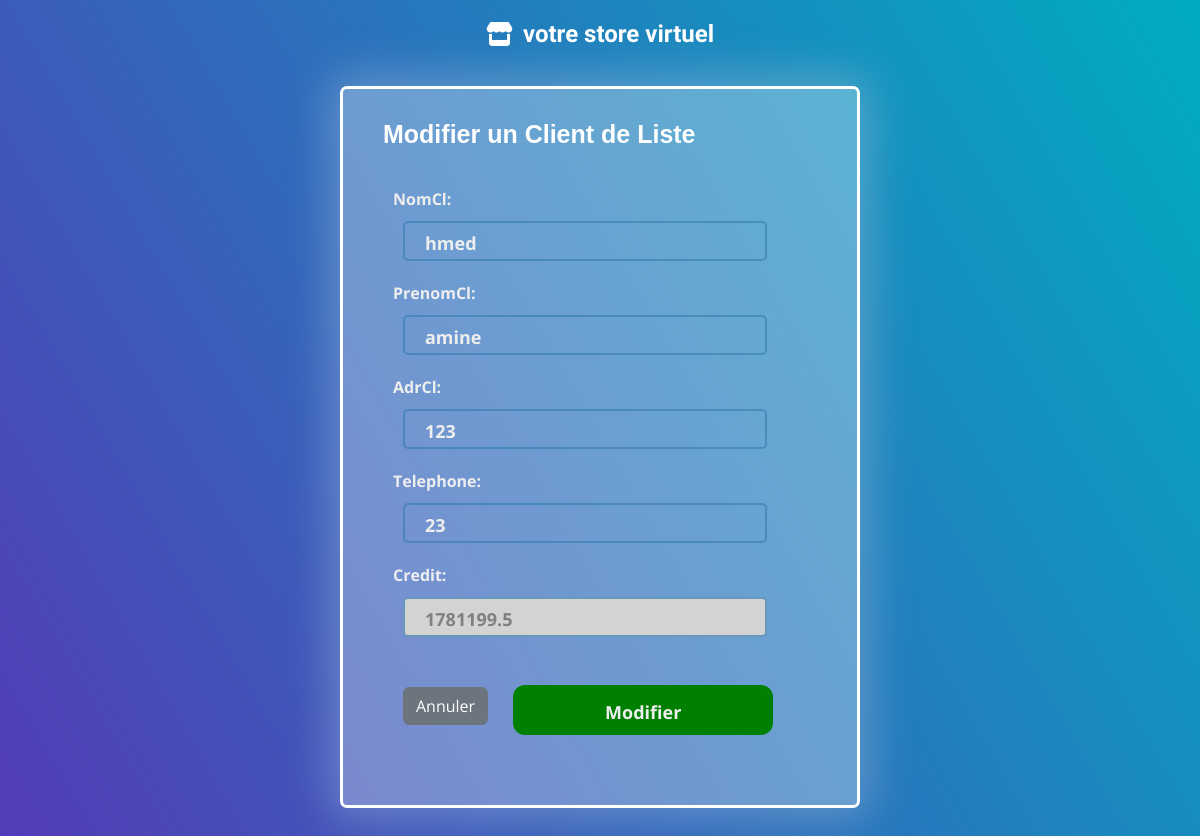
Page /modifier_client/2 on the committed database.
### magasinier/models.py (models this page shows, shortened)
class Client(models.Model):
    nomCl = models.CharField(max_length=50,unique=True)
    prenomCl = models.CharField(max_length=50)
    adrCl = models.CharField(max_length=50)
    telephone = models.BigIntegerField()
    credit = models.FloatField(max_length=10, default=0)
    somme_paye= models.FloatField(max_length=10, default=0)

### magasinier/views.py (the view)
# urls.py: path('modifier_client/<int:client_id>',views.modifier_client,name='modifier_client'),
def modifier_client(request, client_id):
    mssg=""
    cmd=Client.objects.get(id=client_id)
    if request.method == 'POST':
        form = ClientForm(request.POST, instance=cmd)
        form.fields.pop('credit')
        if form.is_valid():
            form.save()
            return redirect('list_client')
        else:
            mssg = "Veuillez corriger les erreurs dans le formulaire."
    else:
         form = ClientForm(instance=cmd)
         form.fields['credit'].widget.attrs['disabled'] = 'disabled'
         mssg = "Veuillez remplir tous les champs."
    return render(request, "modifier_client.html", {"form": form, "message": mssg})

### magasinier/forms.py
class ClientForm(forms.ModelForm):
    class Meta :
        model = Client
        exclude = ['somme_paye','Centre']

### magasinier/templates/modifier_client.html (shortened to what this page needs)
<!DOCTYPE html>
<html lang="en">
    {% load static %}
<head>
    <link rel="stylesheet" type="text/css" href="{% static 'css/bootstrap.min.css' %}">
    <link rel="stylesheet" type="text/css" href="{% static 'css/form.css' %}">
    <link href="{% static 'fontawesomefree/css/all.min.css' %}" rel="stylesheet" type="text/css">
</head>
<body class="p-3">
    <a href="{% url 'magazinier' %}" style="all: unset" class="title"><div class="logo"  onmouseover="this.style.backgroundColor='rgba(255, 255, 255, 0.39)';"onmouseout="this.style.backgroundColor='transparent'; " style=" position: absolute;
        top: 0;
        left: 50%;
        transform: translateX(-50%);
        cursor: pointer;
        text-wrap: nowrap;
        display: flex;
        align-items: center;
        justify-content: center;
        padding: 6px;
        font-family: 'Bubblegum Sans', sans-serif;
        color: rgb(255, 255, 255);
        font-size: 1.5rem;
        background-color: transparent;
        border-radius: 30px;
        transition: 0.8s;
        width: 20%;
        margin-top: 10px;"><i class="fa-solid fa-store" style="font-size: 1.5rem;color: white;
        margin-right: 10px;"></i>votre store virtuel</div></a>
    <div class="container">
    <h4>Modifier un Client de Liste</h4>
<form method="POST">
{{ form.as_p}}
<a href=" {% url 'list_client' %}" class="btn btn-secondary" style="position: relative; top: 30px; left: 20px;">Annuler</a>
<input type="submit" value="Modifier" class="submit" style="
    background-color: green;
    border-radius: 12px;
    border: 2px solid green;
    box-sizing: border-box;
    color: #eee;
    cursor: pointer;
    font-size: 18px;
    height: 50px;
    margin-left: 130px;
    position: relative; bottom: 20px;
    outline: 0;
    text-align: center;
    width: 60%;
    transition: background-color 0.3s ease, color 0.3s ease, border-color 0.3s ease;
  ">
</form>
</div>
</body>
</html>

### magasinier/static/css/form.css (style rules this page uses)
* { margin: 0; padding: 0; color: #303245; font-family: 'Open Sans', sans-serif; font-weight: bold; }
body { align-items: center; background: linear-gradient(60deg, rgba(84, 58, 183, 1) 0%, rgba(0, 172, 193, 1) 100%); display: flex; justify-content: center; min-height: 100vh; margin: 0; }
form { background-color: transparent; border-radius: 20px; box-sizing: border-box; padding: 20px; }
.title { color: rgb(45, 102, 144); font-family: sans-serif; font-size: 36px; font-weight: 600; margin-top: 30px; display: block; }
h4 { color: rgb(255, 255, 255); font-family: sans-serif; font-size: 25px; font-weight: 600; margin-top: 10px; margin-left: 20px; }
input, select { background-color: transparent; border: 2px rgba(63, 130, 179, 0.725) solid; border-radius: 5px; box-sizing: border-box; color: #eee; font-size: 18px; height: 40px; outline: 0; padding: 4px 20px 0; width: calc(100% - 50px); margin: 10px; transition: background-color 0.3s ease; }
label { color: #eee; }
.submit { background-color: green; border-radius: 12px; border: 2px solid green; box-sizing: border-box; color: #eee; cursor: pointer; font-size: 18px; height: 50px; margin: 10px; outline: 0; text-align: center; width: calc(100% - 80px); transition: background-color 0.3s ease, color 0.3s ease, border-color 0.3s ease; }
p { color: #303245; margin: 10px; }
.container { background-color: #ffffff4e; border: #fff 3px solid; padding: 20px; border-radius: 7px; width: 100%; max-width: 520px; margin: 50px auto; margin-top: 70px; -webkit-box-shadow: 0px 0px 43px 11px rgba(176, 196, 222, 0.4); -moz-box-shadow: 0px 0px 43px 11px rgba(176, 196, 222, 0.4); box-shadow: 0px 0px 43px 11px rgba(176, 196, 222, 0.4); }
form input:disabled, select:disabled, textarea:disabled, form input[readonly] { background-color: lightgray; color: gray; }

### rows in the picture
Client: nomCl "hmed", prenomCl "amine", adrCl "123", telephone "23", credit "1781199.5"
